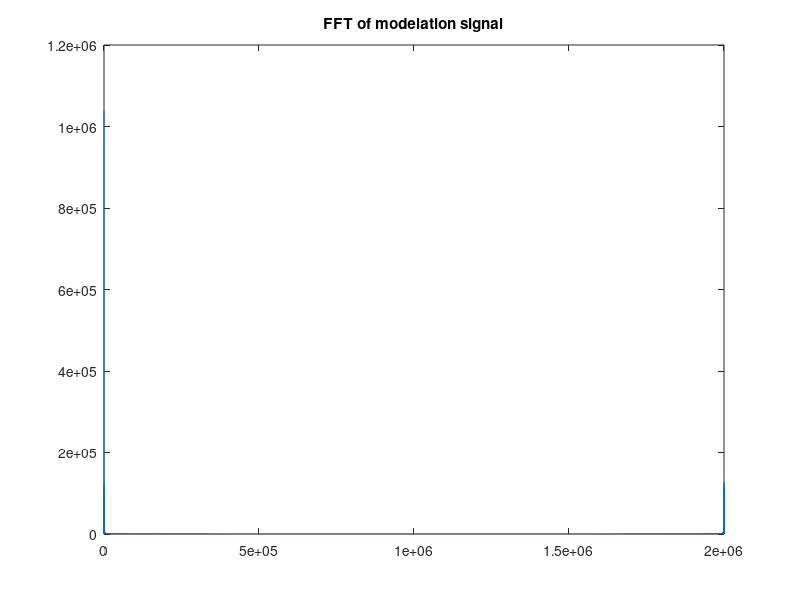
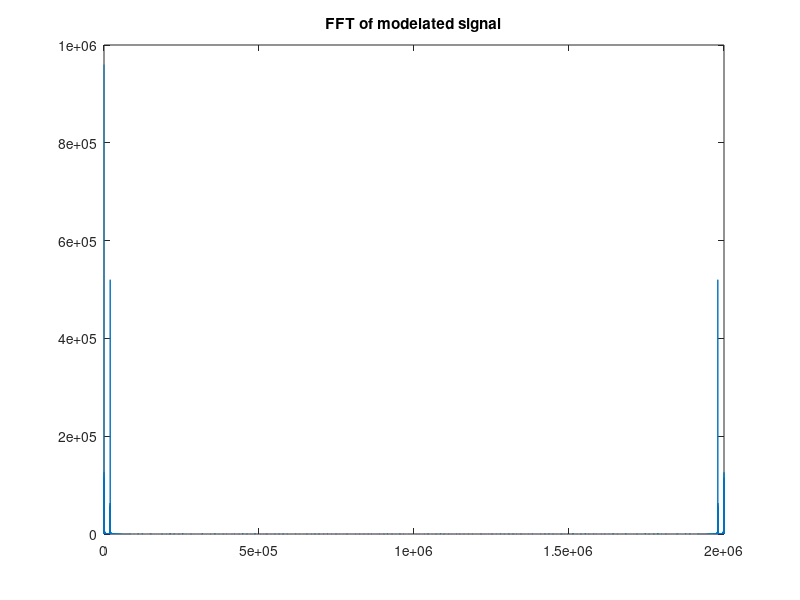
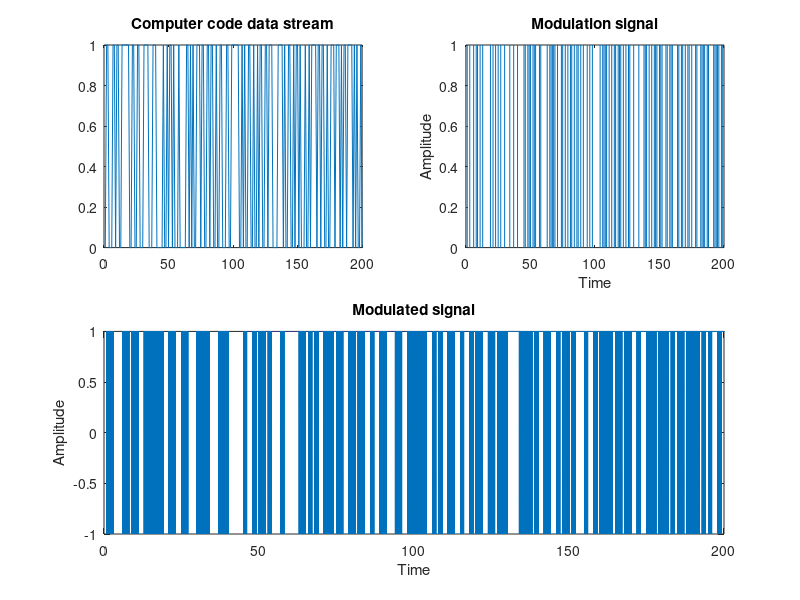

Source code (MATLAB) for these figures, in order:
% Simulation for CyberAttk. Computer virus simulation signal modulation
close all;
clear;
%% Step 1: Generate a random stream of computer code data to simulate a virus
% code data generation
num_bits=200; % number of binary digits
code_data=randi([0,1],1,num_bits);  % generate random binary data

disp(code_data);

%% Step 2: Generate a modulation signal
% modulation parameters
f0=120e9; % Center freq: 120 GHz
fs=10000; % sampling/symbol rate (number of symbols transmitted per s)
modIndex=100; % modulation index that controls the range of frequency variation

t=0:1/fs:length(code_data)-1/fs;
mod_sig=zeros(size(t));
for i=1:length(code_data)
    if code_data(i)==1
        mod_sig((i-1)*fs+1:i*fs)=1;
    end
end

figure;
plot(abs(fft(mod_sig)));
title('FFT of modelation signal')

%% Step 3: Frequency modulation
modulatedSig=cos(2*pi*(f0+modIndex*mod_sig).*t);

figure;
plot(abs(fft(modulatedSig)));
title('FFT of modelated signal')

%% Print figures...
figure;
subplot(2,2,1);
plot(code_data);
title('Computer code data stream');
subplot(2,2,2);
plot(t,mod_sig);
xlabel('Time');
ylabel('Amplitude');
title('Modulation signal');
subplot(2,2,3:4);
plot(t,modulatedSig);
xlabel('Time');
ylabel('Amplitude');
title('Modulated signal');
